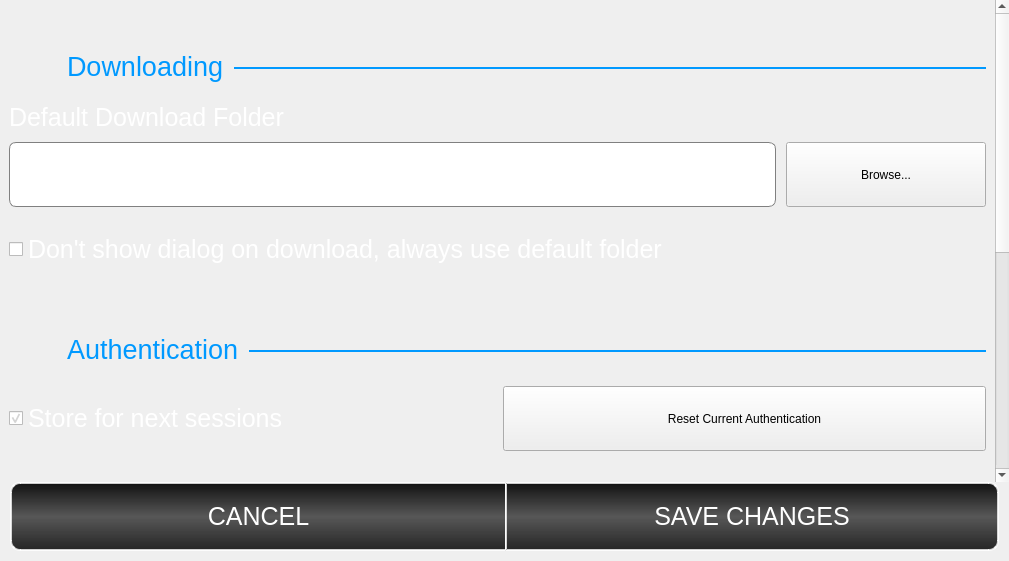
<?xml version="1.0" encoding="UTF-8"?>
<ui version="4.0">
 <class>SettingsWidget</class>
 <widget class="QWidget" name="SettingsWidget">
  <property name="geometry">
   <rect>
    <x>0</x>
    <y>0</y>
    <width>1009</width>
    <height>561</height>
   </rect>
  </property>
  <property name="windowTitle">
   <string>DropN900 - Settings</string>
  </property>
  <property name="styleSheet">
   <string notr="true">QLineEdit {
	background-color: white;
	color: black;
}</string>
  </property>
  <layout class="QVBoxLayout" name="verticalLayout">
   <property name="spacing">
    <number>0</number>
   </property>
   <property name="margin">
    <number>0</number>
   </property>
   <item>
    <widget class="QScrollArea" name="scrollArea">
     <property name="frameShape">
      <enum>QFrame::NoFrame</enum>
     </property>
     <property name="lineWidth">
      <number>0</number>
     </property>
     <property name="widgetResizable">
      <bool>true</bool>
     </property>
     <widget class="QWidget" name="scrollAreaWidgetContents">
      <property name="geometry">
       <rect>
        <x>0</x>
        <y>0</y>
        <width>991</width>
        <height>963</height>
       </rect>
      </property>
      <property name="sizePolicy">
       <sizepolicy hsizetype="Expanding" vsizetype="Expanding">
        <horstretch>0</horstretch>
        <verstretch>0</verstretch>
       </sizepolicy>
      </property>
      <layout class="QHBoxLayout" name="horizontalLayout_3">
       <item>
        <layout class="QVBoxLayout" name="main_layout">
         <property name="spacing">
          <number>10</number>
         </property>
         <item>
          <layout class="QHBoxLayout" name="horizontalLayout_4">
           <property name="spacing">
            <number>10</number>
           </property>
           <item>
            <widget class="QLabel" name="downloading_icon">
             <property name="sizePolicy">
              <sizepolicy hsizetype="Fixed" vsizetype="Fixed">
               <horstretch>0</horstretch>
               <verstretch>0</verstretch>
              </sizepolicy>
             </property>
             <property name="minimumSize">
              <size>
               <width>48</width>
               <height>84</height>
              </size>
             </property>
             <property name="styleSheet">
              <string>padding-bottom: 2px;</string>
             </property>
             <property name="text">
              <string/>
             </property>
             <property name="alignment">
              <set>Qt::AlignBottom|Qt::AlignLeading|Qt::AlignLeft</set>
             </property>
            </widget>
           </item>
           <item>
            <widget class="QLabel" name="title_download_folder">
             <property name="sizePolicy">
              <sizepolicy hsizetype="Fixed" vsizetype="Preferred">
               <horstretch>0</horstretch>
               <verstretch>0</verstretch>
              </sizepolicy>
             </property>
             <property name="styleSheet">
              <string>QLabel#title_download_folder, #title_authentication, #title_sync {
	color: #0099FF;
	font-size: 20pt;
	padding-top: 40px;
	padding-bottom: 10px;
}</string>
             </property>
             <property name="text">
              <string>Downloading</string>
             </property>
             <property name="alignment">
              <set>Qt::AlignLeading|Qt::AlignLeft|Qt::AlignVCenter</set>
             </property>
             <property name="indent">
              <number>0</number>
             </property>
            </widget>
           </item>
           <item>
            <layout class="QVBoxLayout" name="verticalLayout_3">
             <property name="spacing">
              <number>0</number>
             </property>
             <item>
              <spacer name="verticalSpacer_2">
               <property name="orientation">
                <enum>Qt::Vertical</enum>
               </property>
               <property name="sizeHint" stdset="0">
                <size>
                 <width>1</width>
                 <height>1</height>
                </size>
               </property>
              </spacer>
             </item>
             <item>
              <widget class="QFrame" name="frame">
               <property name="minimumSize">
                <size>
                 <width>0</width>
                 <height>26</height>
                </size>
               </property>
               <property name="styleSheet">
                <string>QFrame {
	border: 0px;
	border-top: 2px solid #0099FF;
}</string>
               </property>
               <property name="frameShape">
                <enum>QFrame::StyledPanel</enum>
               </property>
               <property name="frameShadow">
                <enum>QFrame::Raised</enum>
               </property>
              </widget>
             </item>
            </layout>
           </item>
          </layout>
         </item>
         <item>
          <widget class="QLabel" name="label">
           <property name="sizePolicy">
            <sizepolicy hsizetype="Preferred" vsizetype="Fixed">
             <horstretch>0</horstretch>
             <verstretch>0</verstretch>
            </sizepolicy>
           </property>
           <property name="styleSheet">
            <string>QLabel {
	color: white;
	font-size: 19pt;
}</string>
           </property>
           <property name="text">
            <string>Default Download Folder</string>
           </property>
          </widget>
         </item>
         <item>
          <layout class="QHBoxLayout" name="download_layout">
           <property name="spacing">
            <number>10</number>
           </property>
           <item>
            <widget class="QLineEdit" name="lineedit_default_download_folder">
             <property name="minimumSize">
              <size>
               <width>0</width>
               <height>65</height>
              </size>
             </property>
             <property name="styleSheet">
              <string>QLineEdit {
	border: 1px solid gray;
	border-radius: 7px;
	padding: 5px;
	font-size: 19pt;
}</string>
             </property>
            </widget>
           </item>
           <item>
            <widget class="QPushButton" name="button_browse_folder">
             <property name="minimumSize">
              <size>
               <width>200</width>
               <height>65</height>
              </size>
             </property>
             <property name="styleSheet">
              <string/>
             </property>
             <property name="text">
              <string>Browse...</string>
             </property>
            </widget>
           </item>
          </layout>
         </item>
         <item>
          <widget class="QCheckBox" name="checkbox_no_dl_dialog">
           <property name="minimumSize">
            <size>
             <width>0</width>
             <height>65</height>
            </size>
           </property>
           <property name="styleSheet">
            <string>QCheckBox {
	color: white;
	font-size: 19pt;
}

QCheckBox::disabled {
	color: grey;
}</string>
           </property>
           <property name="text">
            <string>Don't show dialog on download, always use default folder</string>
           </property>
          </widget>
         </item>
         <item>
          <layout class="QHBoxLayout" name="horizontalLayout_5">
           <property name="spacing">
            <number>10</number>
           </property>
           <item>
            <widget class="QLabel" name="authentication_icon">
             <property name="sizePolicy">
              <sizepolicy hsizetype="Fixed" vsizetype="Fixed">
               <horstretch>0</horstretch>
               <verstretch>0</verstretch>
              </sizepolicy>
             </property>
             <property name="minimumSize">
              <size>
               <width>48</width>
               <height>84</height>
              </size>
             </property>
             <property name="styleSheet">
              <string>padding-bottom: 2px;</string>
             </property>
             <property name="text">
              <string/>
             </property>
             <property name="alignment">
              <set>Qt::AlignBottom|Qt::AlignLeading|Qt::AlignLeft</set>
             </property>
            </widget>
           </item>
           <item>
            <widget class="QLabel" name="title_authentication">
             <property name="sizePolicy">
              <sizepolicy hsizetype="Fixed" vsizetype="Preferred">
               <horstretch>0</horstretch>
               <verstretch>0</verstretch>
              </sizepolicy>
             </property>
             <property name="styleSheet">
              <string>QLabel#title_download_folder, #title_authentication, #title_sync {
	color: #0099FF;
	font-size: 20pt;
	padding-top: 40px;
	padding-bottom: 10px;
}</string>
             </property>
             <property name="text">
              <string>Authentication</string>
             </property>
             <property name="alignment">
              <set>Qt::AlignLeading|Qt::AlignLeft|Qt::AlignVCenter</set>
             </property>
             <property name="indent">
              <number>0</number>
             </property>
            </widget>
           </item>
           <item>
            <layout class="QVBoxLayout" name="verticalLayout_4">
             <property name="spacing">
              <number>0</number>
             </property>
             <item>
              <spacer name="verticalSpacer_3">
               <property name="orientation">
                <enum>Qt::Vertical</enum>
               </property>
               <property name="sizeHint" stdset="0">
                <size>
                 <width>1</width>
                 <height>1</height>
                </size>
               </property>
              </spacer>
             </item>
             <item>
              <widget class="QFrame" name="frame_2">
               <property name="minimumSize">
                <size>
                 <width>0</width>
                 <height>26</height>
                </size>
               </property>
               <property name="styleSheet">
                <string>QFrame {
	border: 0px;
	border-top: 2px solid #0099FF;
}</string>
               </property>
               <property name="frameShape">
                <enum>QFrame::StyledPanel</enum>
               </property>
               <property name="frameShadow">
                <enum>QFrame::Raised</enum>
               </property>
              </widget>
             </item>
            </layout>
           </item>
          </layout>
         </item>
         <item>
          <layout class="QHBoxLayout" name="auth_layout">
           <property name="spacing">
            <number>10</number>
           </property>
           <item>
            <widget class="QCheckBox" name="checkbox_enable_store_auth">
             <property name="sizePolicy">
              <sizepolicy hsizetype="Expanding" vsizetype="Fixed">
               <horstretch>0</horstretch>
               <verstretch>0</verstretch>
              </sizepolicy>
             </property>
             <property name="minimumSize">
              <size>
               <width>0</width>
               <height>65</height>
              </size>
             </property>
             <property name="styleSheet">
              <string>QCheckBox {
	color: white;
	font-size: 19pt;
}

QCheckBox::disabled {
	color: grey;
}</string>
             </property>
             <property name="text">
              <string>Store for next sessions</string>
             </property>
             <property name="checked">
              <bool>true</bool>
             </property>
            </widget>
           </item>
           <item>
            <widget class="QPushButton" name="button_reset_auth">
             <property name="sizePolicy">
              <sizepolicy hsizetype="Expanding" vsizetype="Fixed">
               <horstretch>0</horstretch>
               <verstretch>0</verstretch>
              </sizepolicy>
             </property>
             <property name="minimumSize">
              <size>
               <width>0</width>
               <height>65</height>
              </size>
             </property>
             <property name="text">
              <string>Reset Current Authentication</string>
             </property>
            </widget>
           </item>
          </layout>
         </item>
         <item>
          <layout class="QHBoxLayout" name="sync_title_layout">
           <property name="spacing">
            <number>10</number>
           </property>
           <item>
            <widget class="QLabel" name="sync_icon">
             <property name="sizePolicy">
              <sizepolicy hsizetype="Fixed" vsizetype="Fixed">
               <horstretch>0</horstretch>
               <verstretch>0</verstretch>
              </sizepolicy>
             </property>
             <property name="minimumSize">
              <size>
               <width>48</width>
               <height>84</height>
              </size>
             </property>
             <property name="styleSheet">
              <string>padding-bottom: 2px;</string>
             </property>
             <property name="text">
              <string/>
             </property>
             <property name="alignment">
              <set>Qt::AlignBottom|Qt::AlignLeading|Qt::AlignLeft</set>
             </property>
            </widget>
           </item>
           <item>
            <widget class="QLabel" name="title_sync">
             <property name="sizePolicy">
              <sizepolicy hsizetype="Fixed" vsizetype="Preferred">
               <horstretch>0</horstretch>
               <verstretch>0</verstretch>
              </sizepolicy>
             </property>
             <property name="styleSheet">
              <string>QLabel#title_download_folder, #title_authentication, #title_sync {
	color: #0099FF;
	font-size: 20pt;
	padding-top: 40px;
	padding-bottom: 10px;
}</string>
             </property>
             <property name="text">
              <string>Synchronizing</string>
             </property>
             <property name="alignment">
              <set>Qt::AlignLeading|Qt::AlignLeft|Qt::AlignVCenter</set>
             </property>
             <property name="indent">
              <number>0</number>
             </property>
            </widget>
           </item>
           <item>
            <layout class="QVBoxLayout" name="verticalLayout_5">
             <property name="spacing">
              <number>0</number>
             </property>
             <item>
              <spacer name="verticalSpacer_4">
               <property name="orientation">
                <enum>Qt::Vertical</enum>
               </property>
               <property name="sizeHint" stdset="0">
                <size>
                 <width>1</width>
                 <height>1</height>
                </size>
               </property>
              </spacer>
             </item>
             <item>
              <widget class="QFrame" name="frame_3">
               <property name="minimumSize">
                <size>
                 <width>0</width>
                 <height>26</height>
                </size>
               </property>
               <property name="styleSheet">
                <string>QFrame {
	border: 0px;
	border-top: 2px solid #0099FF;
}</string>
               </property>
               <property name="frameShape">
                <enum>QFrame::StyledPanel</enum>
               </property>
               <property name="frameShadow">
                <enum>QFrame::Raised</enum>
               </property>
              </widget>
             </item>
            </layout>
           </item>
          </layout>
         </item>
         <item>
          <widget class="QLabel" name="label_2">
           <property name="font">
            <font>
             <pointsize>12</pointsize>
            </font>
           </property>
           <property name="styleSheet">
            <string>color: white;</string>
           </property>
           <property name="text">
            <string>In order to select sync path you first need to be connected with a DropBox account. Secondly you need to have traveled to the desired path in the content view. The selection tool will be populated with the current sessions metadata. This is the only way to be sure that the sync location is valid.</string>
           </property>
           <property name="alignment">
            <set>Qt::AlignCenter</set>
           </property>
           <property name="wordWrap">
            <bool>true</bool>
           </property>
          </widget>
         </item>
         <item>
          <layout class="QHBoxLayout" name="sync_buttons_layout">
           <property name="spacing">
            <number>10</number>
           </property>
          </layout>
         </item>
         <item>
          <layout class="QHBoxLayout" name="horizontalLayout_2">
           <item>
            <widget class="QCheckBox" name="checkbox_only_wlan_sync">
             <property name="minimumSize">
              <size>
               <width>0</width>
               <height>65</height>
              </size>
             </property>
             <property name="styleSheet">
              <string>QCheckBox {
	color: white;
	font-size: 19pt;
}

QCheckBox::disabled {
	color: grey;
}</string>
             </property>
             <property name="text">
              <string>Only sync while on WLAN</string>
             </property>
            </widget>
           </item>
           <item>
            <widget class="QPushButton" name="button_sync_now">
             <property name="minimumSize">
              <size>
               <width>0</width>
               <height>65</height>
              </size>
             </property>
             <property name="text">
              <string>Sync Folder Now</string>
             </property>
            </widget>
           </item>
          </layout>
         </item>
         <item>
          <layout class="QHBoxLayout" name="sync_layout">
           <property name="spacing">
            <number>10</number>
           </property>
           <item>
            <widget class="QCheckBox" name="checkbox_enable_sync">
             <property name="sizePolicy">
              <sizepolicy hsizetype="Expanding" vsizetype="Fixed">
               <horstretch>0</horstretch>
               <verstretch>0</verstretch>
              </sizepolicy>
             </property>
             <property name="minimumSize">
              <size>
               <width>0</width>
               <height>65</height>
              </size>
             </property>
             <property name="styleSheet">
              <string>QCheckBox {
	color: white;
	font-size: 19pt;
}

QCheckBox::disabled {
	color: grey;
}</string>
             </property>
             <property name="text">
              <string>Enable automated sync</string>
             </property>
            </widget>
           </item>
          </layout>
         </item>
         <item>
          <layout class="QHBoxLayout" name="horizontalLayout_7">
           <item>
            <widget class="QFrame" name="sync_frame">
             <property name="styleSheet">
              <string>QFrame#sync_frame {
	background-color: transparent;
	border: 2px solid rgba(255,255,255,150);
	border-radius: 10px;
}

QFrame:disabled#sync_frame {
	border: 2px solid rgba(255,255,255,70);
}</string>
             </property>
             <property name="frameShape">
              <enum>QFrame::StyledPanel</enum>
             </property>
             <property name="frameShadow">
              <enum>QFrame::Raised</enum>
             </property>
             <layout class="QVBoxLayout" name="verticalLayout_2">
              <property name="spacing">
               <number>10</number>
              </property>
              <property name="margin">
               <number>15</number>
              </property>
              <item>
               <layout class="QHBoxLayout" name="horizontalLayout">
                <property name="spacing">
                 <number>10</number>
                </property>
                <item>
                 <widget class="QLabel" name="label_update_every">
                  <property name="enabled">
                   <bool>true</bool>
                  </property>
                  <property name="minimumSize">
                   <size>
                    <width>0</width>
                    <height>65</height>
                   </size>
                  </property>
                  <property name="styleSheet">
                   <string>QLabel {
	color: white;
	font-size: 19pt;
}

QLabel::disabled {
	color: grey;
}</string>
                  </property>
                  <property name="text">
                   <string>Sync folder every</string>
                  </property>
                 </widget>
                </item>
                <item>
                 <widget class="QSpinBox" name="spinbox_sync_interval">
                  <property name="sizePolicy">
                   <sizepolicy hsizetype="Expanding" vsizetype="Fixed">
                    <horstretch>0</horstretch>
                    <verstretch>0</verstretch>
                   </sizepolicy>
                  </property>
                  <property name="minimumSize">
                   <size>
                    <width>0</width>
                    <height>65</height>
                   </size>
                  </property>
                  <property name="alignment">
                   <set>Qt::AlignCenter</set>
                  </property>
                  <property name="minimum">
                   <number>10</number>
                  </property>
                  <property name="maximum">
                   <number>120</number>
                  </property>
                 </widget>
                </item>
                <item>
                 <widget class="QLabel" name="label_min">
                  <property name="minimumSize">
                   <size>
                    <width>0</width>
                    <height>65</height>
                   </size>
                  </property>
                  <property name="styleSheet">
                   <string>QLabel {
	color: white;
	font-size: 19pt;
}

QLabel::disabled {
	color: grey;
}</string>
                  </property>
                  <property name="text">
                   <string>minutes</string>
                  </property>
                 </widget>
                </item>
               </layout>
              </item>
             </layout>
            </widget>
           </item>
          </layout>
         </item>
         <item>
          <spacer name="verticalSpacer">
           <property name="orientation">
            <enum>Qt::Vertical</enum>
           </property>
           <property name="sizeHint" stdset="0">
            <size>
             <width>20</width>
             <height>40</height>
            </size>
           </property>
          </spacer>
         </item>
        </layout>
       </item>
      </layout>
     </widget>
    </widget>
   </item>
   <item>
    <layout class="QHBoxLayout" name="buttoon_layout">
     <property name="spacing">
      <number>0</number>
     </property>
     <property name="leftMargin">
      <number>10</number>
     </property>
     <property name="topMargin">
      <number>0</number>
     </property>
     <property name="rightMargin">
      <number>10</number>
     </property>
     <property name="bottomMargin">
      <number>10</number>
     </property>
     <item>
      <widget class="QPushButton" name="button_cancel">
       <property name="minimumSize">
        <size>
         <width>0</width>
         <height>69</height>
        </size>
       </property>
       <property name="styleSheet">
        <string>QPushButton#button_cancel, #button_save {
	min-height: 65px;
	border-radius: 0px;
	border: 2px solid rgba(255,255,255,200);
	color: rgb(230, 230, 230);
	background-color: qlineargradient(spread:pad, x1:0, y1:0, x2:0, y2:1, stop:0 rgba(16, 16, 16, 255), stop:0.5 rgba(55, 55, 55, 210), stop:1 rgba(36, 36, 36, 255));
	font: Arial;
	font-size: 19pt;
	color: white;
}

QPushButton#button_cancel {
	border-top-left-radius: 10px;
	border-bottom-left-radius: 10px;
	border-right: 0px;
}

QPushButton#button_save {
	border-top-right-radius: 10px;
	border-bottom-right-radius: 10px;
}

QPushButton:pressed#button_cancel, :pressed#button_save {
	background-color: qlineargradient(spread:pad, x1:0, y1:0, x2:0, y2:1, stop:0 rgba(59, 59, 59, 255), stop:0.5 rgba(82, 82, 82, 255), stop:1 rgba(68, 68, 68, 255));
	color: #0099FF;
}</string>
       </property>
       <property name="text">
        <string>CANCEL</string>
       </property>
      </widget>
     </item>
     <item>
      <widget class="QPushButton" name="button_save">
       <property name="minimumSize">
        <size>
         <width>0</width>
         <height>69</height>
        </size>
       </property>
       <property name="styleSheet">
        <string>QPushButton#button_cancel, #button_save {
	min-height: 65px;
	border-radius: 0px;
	border: 2px solid rgba(255,255,255,200);
	color: rgb(230, 230, 230);
	background-color: qlineargradient(spread:pad, x1:0, y1:0, x2:0, y2:1, stop:0 rgba(16, 16, 16, 255), stop:0.5 rgba(55, 55, 55, 210), stop:1 rgba(36, 36, 36, 255));
	font: Arial;
	font-size: 19pt;
	color: white;
}

QPushButton#button_cancel {
	border-top-left-radius: 10px;
	border-bottom-left-radius: 10px;
	border-right: 0px;
}

QPushButton#button_save {
	border-top-right-radius: 10px;
	border-bottom-right-radius: 10px;
}

QPushButton:pressed#button_cancel, :pressed#button_save {
	background-color: qlineargradient(spread:pad, x1:0, y1:0, x2:0, y2:1, stop:0 rgba(59, 59, 59, 255), stop:0.5 rgba(82, 82, 82, 255), stop:1 rgba(68, 68, 68, 255));
	color: #0099FF;
}</string>
       </property>
       <property name="text">
        <string>SAVE CHANGES</string>
       </property>
      </widget>
     </item>
    </layout>
   </item>
  </layout>
 </widget>
 <resources/>
 <connections/>
</ui>
